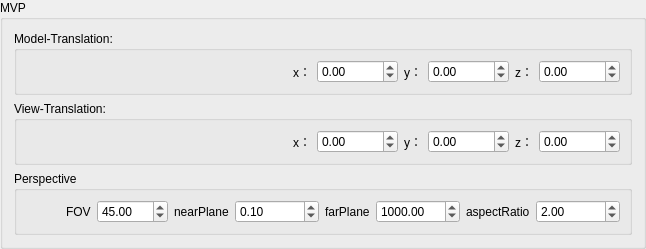
     <widget class="QGroupBox" name="mvpBox">
      <property name="minimumSize">
       <size>
        <width>0</width>
        <height>50</height>
       </size>
      </property>
      <property name="title">
       <string>MVP</string>
      </property>
      <layout class="QVBoxLayout" name="verticalLayout_4">
       <item>
        <layout class="QVBoxLayout" name="verticalLayout_3">
         <item>
          <widget class="QGroupBox" name="colorUniformBox_10">
           <property name="minimumSize">
            <size>
             <width>0</width>
             <height>50</height>
            </size>
           </property>
           <property name="title">
            <string>Model-Translation:</string>
           </property>
           <layout class="QHBoxLayout" name="horizontalLayout_15">
            <item>
             <spacer name="horizontalSpacer_13">
              <property name="orientation">
               <enum>Qt::Horizontal</enum>
              </property>
              <property name="sizeHint" stdset="0">
               <size>
                <width>40</width>
                <height>20</height>
               </size>
              </property>
             </spacer>
            </item>
            <item>
             <widget class="QLabel" name="label_35">
              <property name="text">
               <string>x：</string>
              </property>
             </widget>
            </item>
            <item>
             <widget class="QDoubleSpinBox" name="model_tran_x_SpinBox">
              <property name="minimum">
               <double>-10000.000000000000000</double>
              </property>
              <property name="maximum">
               <double>1000.000000000000000</double>
              </property>
              <property name="singleStep">
               <double>1.000000000000000</double>
              </property>
              <property name="value">
               <double>0.000000000000000</double>
              </property>
             </widget>
            </item>
            <item>
             <widget class="QLabel" name="label_36">
              <property name="text">
               <string>y：</string>
              </property>
             </widget>
            </item>
            <item>
             <widget class="QDoubleSpinBox" name="model_tran_y_SpinBox">
              <property name="minimum">
               <double>-10000.000000000000000</double>
              </property>
              <property name="maximum">
               <double>1000.000000000000000</double>
              </property>
              <property name="singleStep">
               <double>1.000000000000000</double>
              </property>
              <property name="value">
               <double>0.000000000000000</double>
              </property>
             </widget>
            </item>
            <item>
             <widget class="QLabel" name="label_37">
              <property name="text">
               <string>z：</string>
              </property>
             </widget>
            </item>
            <item>
             <widget class="QDoubleSpinBox" name="model_tran_z_SpinBox">
              <property name="minimum">
               <double>-10000.000000000000000</double>
              </property>
              <property name="maximum">
               <double>1000.000000000000000</double>
              </property>
              <property name="singleStep">
               <double>1.000000000000000</double>
              </property>
              <property name="value">
               <double>0.000000000000000</double>
              </property>
             </widget>
            </item>
           </layout>
          </widget>
         </item>
         <item>
          <widget class="QGroupBox" name="colorUniformBox_8">
           <property name="minimumSize">
            <size>
             <width>0</width>
             <height>50</height>
            </size>
           </property>
           <property name="title">
            <string>View-Translation:</string>
           </property>
           <layout class="QHBoxLayout" name="horizontalLayout_14">
            <item>
             <spacer name="horizontalSpacer_12">
              <property name="orientation">
               <enum>Qt::Horizontal</enum>
              </property>
              <property name="sizeHint" stdset="0">
               <size>
                <width>40</width>
                <height>20</height>
               </size>
              </property>
             </spacer>
            </item>
            <item>
             <widget class="QLabel" name="label_30">
              <property name="text">
               <string>x：</string>
              </property>
             </widget>
            </item>
            <item>
             <widget class="QDoubleSpinBox" name="view_tran_x_SpinBox">
              <property name="minimum">
               <double>-10000.000000000000000</double>
              </property>
              <property name="maximum">
               <double>1000.000000000000000</double>
              </property>
              <property name="singleStep">
               <double>1.000000000000000</double>
              </property>
              <property name="value">
               <double>0.000000000000000</double>
              </property>
             </widget>
            </item>
            <item>
             <widget class="QLabel" name="label_33">
              <property name="text">
               <string>y：</string>
              </property>
             </widget>
            </item>
            <item>
             <widget class="QDoubleSpinBox" name="view_tran_y_SpinBox">
              <property name="minimum">
               <double>-10000.000000000000000</double>
              </property>
              <property name="maximum">
               <double>1000.000000000000000</double>
              </property>
              <property name="singleStep">
               <double>1.000000000000000</double>
              </property>
              <property name="value">
               <double>0.000000000000000</double>
              </property>
             </widget>
            </item>
            <item>
             <widget class="QLabel" name="label_34">
              <property name="text">
               <string>z：</string>
              </property>
             </widget>
            </item>
            <item>
             <widget class="QDoubleSpinBox" name="view_tran_z_SpinBox">
              <property name="minimum">
               <double>-10000.000000000000000</double>
              </property>
              <property name="maximum">
               <double>1000.000000000000000</double>
              </property>
              <property name="singleStep">
               <double>1.000000000000000</double>
              </property>
              <property name="value">
               <double>0.000000000000000</double>
              </property>
             </widget>
            </item>
           </layout>
          </widget>
         </item>
         <item>
          <widget class="QGroupBox" name="mvp1Box">
           <property name="minimumSize">
            <size>
             <width>0</width>
             <height>50</height>
            </size>
           </property>
           <property name="title">
            <string>Perspective</string>
           </property>
           <layout class="QHBoxLayout" name="horizontalLayout_13">
            <item>
             <spacer name="horizontalSpacer_11">
              <property name="orientation">
               <enum>Qt::Horizontal</enum>
              </property>
              <property name="sizeHint" stdset="0">
               <size>
                <width>40</width>
                <height>20</height>
               </size>
              </property>
             </spacer>
            </item>
            <item>
             <widget class="QLabel" name="label_29">
              <property name="text">
               <string>FOV</string>
              </property>
             </widget>
            </item>
            <item>
             <widget class="QDoubleSpinBox" name="Fov_SpinBox">
              <property name="minimum">
               <double>0.000000000000000</double>
              </property>
              <property name="maximum">
               <double>1000.000000000000000</double>
              </property>
              <property name="singleStep">
               <double>5.000000000000000</double>
              </property>
              <property name="value">
               <double>45.000000000000000</double>
              </property>
             </widget>
            </item>
            <item>
             <widget class="QLabel" name="Fov_SpinBox_2">
              <property name="text">
               <string>nearPlane</string>
              </property>
             </widget>
            </item>
            <item>
             <widget class="QDoubleSpinBox" name="near_SpinBox">
              <property name="minimum">
               <double>0.000000000000000</double>
              </property>
              <property name="maximum">
               <double>10000000000.000000000000000</double>
              </property>
              <property name="singleStep">
               <double>0.100000000000000</double>
              </property>
              <property name="value">
               <double>0.100000000000000</double>
              </property>
             </widget>
            </item>
            <item>
             <widget class="QLabel" name="label_31">
              <property name="text">
               <string>farPlane</string>
              </property>
             </widget>
            </item>
            <item>
             <widget class="QDoubleSpinBox" name="Far_SpinBox">
              <property name="minimum">
               <double>0.000000000000000</double>
              </property>
              <property name="maximum">
               <double>10000000000.000000000000000</double>
              </property>
              <property name="singleStep">
               <double>10.000000000000000</double>
              </property>
              <property name="value">
               <double>1000.000000000000000</double>
              </property>
             </widget>
            </item>
            <item>
             <widget class="QLabel" name="label_32">
              <property name="text">
               <string>aspectRatio</string>
              </property>
             </widget>
            </item>
            <item>
             <widget class="QDoubleSpinBox" name="aspectRatio_SpinBox">
              <property name="minimum">
               <double>0.000000000000000</double>
              </property>
              <property name="maximum">
               <double>10000000000.000000000000000</double>
              </property>
              <property name="singleStep">
               <double>0.100000000000000</double>
              </property>
              <property name="value">
               <double>2.000000000000000</double>
              </property>
             </widget>
            </item>
           </layout>
          </widget>
         </item>
        </layout>
       </item>
      </layout>
     </widget>
